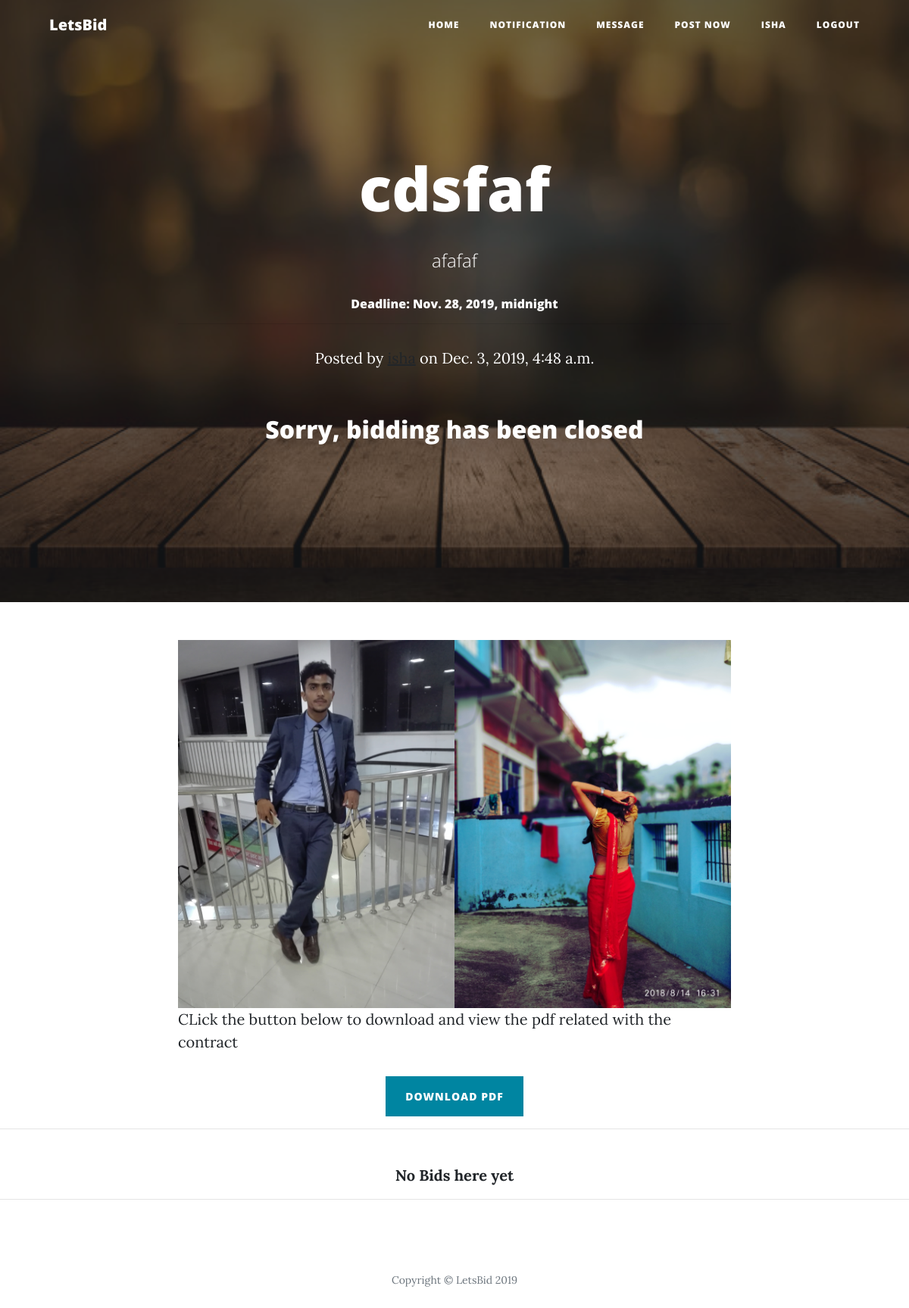
Page /contract/11/ (signed in) on the committed database.
### entries/models.py (models this page shows, shortened)
class Contract(models.Model):
    contract_title = models.CharField(max_length=250)
    contract_details = models.TextField()
    contract_price = models.IntegerField()
    contract_date = models.DateTimeField(auto_now_add=True)
    contract_deadline = models.DateTimeField()
    contract_creator = models.ForeignKey(User, on_delete=models.CASCADE)
    contract_image1 = models.ImageField(upload_to='contract_image' , blank=True)
    contract_image2 = models.ImageField(upload_to='contract_image' , blank=True)
    contract_doc = models.FileField(upload_to='documents', blank=True)
    contract_paymentVerification = models.ImageField(upload_to='payment' , blank=True)
    approved_contract = models.BooleanField(default=False)
    class Meta:
        verbose_name_plural = "entries"
    @property
    def compdate(self):
        return pytz.utc.localize(datetime.today()) > self.contract_deadline

### entries/views.py (the view)
# urls.py: path('contract/<int:pk>/', ContractView.as_view(), name = 'contract-detail'),
class ContractView(LoginRequiredMixin, DetailView):
	model = Contract
	template_name = 'entries/contract_detail.html'

### templates/entries/contract_detail.html (shortened to what this page needs)
{% load static %}
<!DOCTYPE html>
<html lang="en">
<head>
  <link href="{% static 'entries/vendor/bootstrap/css/bootstrap.min.css' %}" rel="stylesheet">
  <link href="{% static 'entries/vendor/fontawesome-free/css/all.min.css' %}" rel="stylesheet" type="text/css">
  <link href="{% static 'entries/css/clean-blog.min.css' %}" rel="stylesheet">
</head>
<body>
  <nav class="navbar navbar-expand-lg navbar-light fixed-top" id="mainNav">
    <div class="container">
      <a class="navbar-brand" href="{% url 'letsbid-home' %}">LetsBid</a>
      <div class="collapse navbar-collapse" id="navbarResponsive">
        <ul class="navbar-nav ml-auto">
          <li class="nav-item">
            <a class="nav-link" href="{% url 'letsbid-home' %}">Home</a>
          </li>
          <li class="nav-item">
            <a class="nav-link" href="{% url 'notification' %}">Notification</a>
          </li>
          <li class="nav-item">
            <a class="nav-link" href="{% url 'message' %}">Message</a>
          </li>
          <li class="nav-item">
            <a class="nav-link" href="{% url 'create_contract' %}">Post now</a>
          </li>
          <li class="nav-item">
            <a class="nav-link" href="{% url 'profile' %}">{{ user.username }}</a>
          </li>
          <li class="nav-item">
            <a class="nav-link" href="{% url 'logout' %}">Logout</a>
          </li>
        </ul>
      </div>
    </div>
  </nav>
  <header class="masthead" style="background-image: url({% static 'entries/img/home-bg.jpg' %})">
    <div class="overlay"></div>
    <div class="container">
      <div class="row">
        <div class="col-lg-8 col-md-10 mx-auto">
          <div class="site-heading">
            <h1>{{ object.contract_title }}</h1>
            <span class="subheading">{{ object.contract_details|linebreaks }}</span>
            <h6>Deadline: {{object.contract_deadline}}</h6>
            <hr>
            <p class="post-meta">Posted by <a href="{% url 'user-details' pk=object.contract_creator.pk %}">{{ object.contract_creator }}</a>
            on {{object.contract_date }}</p><br>
            {% if object.compdate %}
              <h2> Sorry, bidding has been closed </h2>
            {% else %}
            <a class="btn btn-primary" href="{% url 'add_comment_to_post' pk=contract.pk %}">Bid Your Price</a>
            {% endif %}
          </div>
        </div>
      </div>
    </div>
  </header>
      <div class="container">
      <div class="row">
        <div class="col-lg-8 col-md-10 mx-auto">
          <div class="post-preview">
            {% if object.contract_image1 %}
            <img src="{{ object.contract_image1.url }}" alt="isha" height="50%" width="50%" align="left">
            {% endif %}
            {% if object.contract_image2 %}
            <img src="{{ object.contract_image2.url }}" alt="isha" height="50%" width="50%" align="right">
            {% endif %}
            <br>
            <br>
            {% if object.contract_doc %}
            <br>
            <p> CLick the button below to download and view the pdf related with the contract </p>
            <center><a class="btn btn-primary" href="{{ object.contract_doc.url }}" type="application/octet-stream .pdf" download="menu.pdf" target="_blank" role="button">Download pdf</a></center>
            {% endif %}
          </div>
        </div>
        </div>
      </div>
      <hr>
      <br>
  {% if object.compdate %}
  {% for comment in contract.comments.all %}
  	<div class="container">
    	<div class="row">
      	<div class="col-lg-8 col-md-10 mx-auto">
        	<div class="post-preview">
            	<h2 class="post-title"><a>
              	{{ comment.author }} </a>
            	</h2>
            	<p class="post-meta">
              	{{ comment.text|linebreaks }}
            	</p>
            	<p class="post-meta">
            	on {{ comment.created_date }}</p>
            	<hr>
            	<br>
        	</div>
      	</div>
  	</div>
  {% empty %}
  <center><strong>No Bids here yet</strong></center>
  {% endfor %}
  {% else %}
  <center>
    <h2> Wait until deadline is reached to view the bids in this contract </h2>
  </center>
  {% endif %}
  <hr>
  <footer>
    <div class="container">
      <div class="row">
        <div class="col-lg-8 col-md-10 mx-auto">
          <p class="copyright text-muted">Copyright &copy; LetsBid 2019</p>
        </div>
      </div>
    </div>
  </footer>
</body>
</html>

### rows in the picture
Contract: contract_title "cdsfaf", contract_details "afafaf", contract_deadline "Nov. 28, 2019, midnight", contract_date "Dec. 3, 2019, 4:48 a.m.", contract_image1 (picture), contract_image2 (picture)

### other values in the picture
{{ user.username }} "ISHA"
